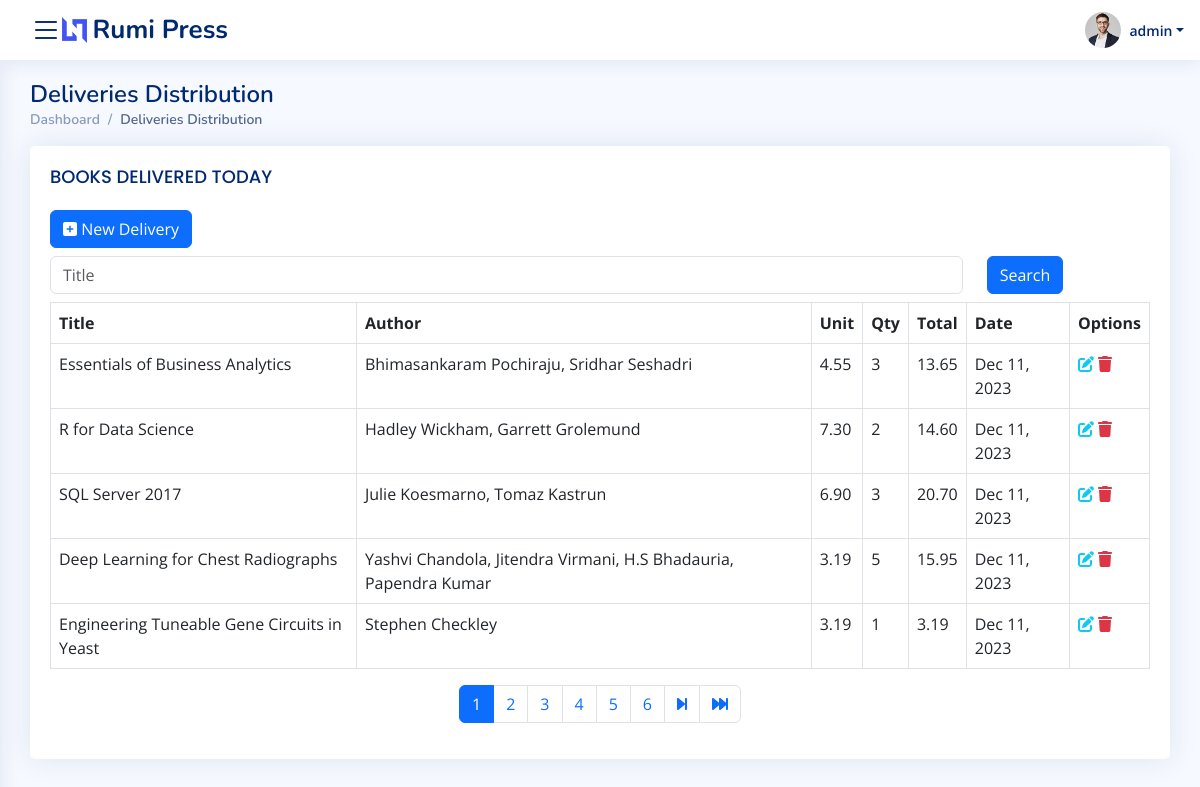
Page /delivery/ (signed in) on the committed database.
### tracker/models.py (models this page shows)
class Delivery(models.Model):
    book=models.ForeignKey(Books, on_delete=models.CASCADE)
    category=models.ForeignKey(Categories, on_delete=models.PROTECT)
    unit_price=models.DecimalField(max_digits=6, decimal_places=2)
    qty=models.IntegerField()
    total=models.DecimalField(max_digits=6, decimal_places=2)
    date=models.DateField()
    user=models.ForeignKey(User, on_delete=models.CASCADE, related_name="admin")
    active=models.BooleanField(default=True)

class Books(models.Model):
    book_code=models.IntegerField()
    title=models.CharField(max_length=255)
    subtitle=models.CharField(max_length=255, null=True)
    author=models.CharField(max_length=255)
    publishing_date=models.DateField()
    publisher=models.CharField(max_length=255)
    category=models.ForeignKey(Categories, on_delete=models.CASCADE)
    user=models.ForeignKey(User, on_delete=models.CASCADE, related_name='user_reg')
    date=models.DateField(auto_now=True)
    distribution_expense=models.DecimalField(max_digits=6, decimal_places=2)
    active=models.BooleanField(default=True)

### tracker/views.py (the view)
# urls.py: path('delivery/', views.DeliveryView, name='deliveries'),
@login_required
def DeliveryView(request):
    if request.method=="GET":
        today = date.today().strftime("%Y-%m-%d")
        page=request.GET.get('page',1)
        deliveries=Delivery.objects.filter(active=True, date=today).all().order_by('-date','-id')
        try:
            paginator=Paginator(deliveries,5)
            deliveries=paginator.page(page)
        except:
            raise Http404
        return render(request, 'deliveries/deliveries.html', {'entity':deliveries, 'paginator':paginator})
    else:
        deliveries=Delivery.objects.filter(active=True).all().order_by('-date','-id')
        return render(request, 'deliveries/deliveries.html', {'data':request.POST,'deliveries':deliveries})

### templates/deliveries/deliveries.html (shortened to what this page needs)
{% extends 'base.html' %}
{% block content %}
<main id="main" class="main">
    <div class="pagetitle">
      <h1>Deliveries Distribution</h1>
      <nav>
        <ol class="breadcrumb">
          <li class="breadcrumb-item"><a href="{% url  'index' %}">Dashboard</a></li>
          <li class="breadcrumb-item active">Deliveries Distribution</li>
        </ol>
      </nav>
    </div>
    <section class="section">
    <div class="row">
        <div class="col-lg-12">
          <div class="card">
            <div class="card-body" style="overflow-x: auto;">
              <h5 class="card-title">BOOKS DELIVERED TODAY</h5>
                <div class="mb-2">
                  <a href="{% url 'create_deliveries'%}" class="btn btn-primary">
                    <i class="fa fa-plus-square"></i> New Delivery
                </a>
                </div>
                <form method="post">
                  <div class="row">
                  <div class="col-10">
                    <input type="search" name="title" class="form-control" id="title" placeholder="Title" onkeypress='return validateKeypress(/[ a-zA-Z0-9ñÑáéíóúÁÉÍÓÚüÜ.!()+=&-]/g)'>
                  </div>
                  <div class="col-2">
                    <button class="btn btn-primary">Search</button>
                  </div>
                </div>
                </form>
              <table class="table table-hover table-bordered  table-responsive mt-2">
                  <thead>
                      <th>Title</th>
                      <th>Author</th>
                      <th>Unit</th>
                      <th>Qty</th>
                      <th>Total</th>
                      <th>Date</th>
                      <th>Options</th>
                  </thead>
                  <tbody>
                    {% for delivery in entity %}
                        <tr>
                            <td>{{delivery.book.title}}</td>
                            <td>{{delivery.book.author}}</td>
                            <td>{{delivery.unit_price}}</td>
                            <td>{{delivery.qty}}</td>
                            <td>{{delivery.total}}</td>
                            <td>{{delivery.date|date:'M d, Y'}}</td>
                            <td>
                                <a href="{% url 'update_deliveries' delivery.id %}" class="text-info">
                                    <i class="fa fa-pen-to-square"></i>
                                </a>
                                <form action="{% url 'remove_deliveries' delivery.id %}" method="post" class="d-inline-flex">
                                  <a href="javascript:void(0);" class="text-danger" onclick="this.parentNode.submit()">
                                    <i class="fa fa-trash"></i>
                                  </a>
                                </form>
                            </td>
                        </tr>
                    {% endfor %}
                  </tbody>
              </table>
              {% include 'paginator.html' %}
            </div>
          </div>
        </div>
    </div>
</main>
{% endblock %}

### templates/header.html (shortened to what this page needs)
{% load static%}
 <header id="header" class="header fixed-top d-flex align-items-center">
    <div class="d-flex align-items-center justify-content-between">
        <i class="bi bi-list toggle-sidebar-btn"></i>
      <a href="{% url 'index' %}" class="logo d-flex align-items-center">
        <img src="{% static 'img/logo.png' %}" alt="">
        <span class="d-none d-lg-block">Rumi Press</span>
      </a>
    </div>
    <nav class="header-nav ms-auto">
        <ul class="d-flex align-items-center">
            <li class="nav-item dropdown pe-3">
                <a class="nav-link nav-profile d-flex align-items-center pe-0" href="#" data-bs-toggle="dropdown">
                  <img src="{% static '/img/profile-img.jpg' %}" alt="Profile" class="rounded-circle">
                  <span class="d-none d-md-block dropdown-toggle ps-2">{{user.username}}</span>
                </a>
              </li>
        </ul>
    </nav>
</header>

### static/css/style.css (style rules this page uses)
:root { scroll-behavior: smooth; }
body { font-family: "Open Sans", sans-serif; background: #f6f9ff; color: #444444; }
a { color: #4154f1; text-decoration: none; }
h1, h2, h3, h4, h5, h6 { font-family: "Nunito", sans-serif; }
#main { margin-top: 60px; padding: 20px 30px; transition: all 0.3s; }
.pagetitle { margin-bottom: 10px; }
.pagetitle h1 { font-size: 24px; margin-bottom: 0; font-weight: 600; color: #012970; }
.card { margin-bottom: 30px; border: none; border-radius: 5px; box-shadow: 0px 0 30px rgba(1, 41, 112, 0.1); }
.card-title { padding: 20px 0 15px 0; font-size: 18px; font-weight: 500; color: #012970; font-family: "Poppins", sans-serif; }
.card-body { padding: 0 20px 20px 20px; }
.breadcrumb { font-size: 14px; font-family: "Nunito", sans-serif; color: #899bbd; font-weight: 600; }
.breadcrumb a { color: #899bbd; transition: 0.3s; }
.breadcrumb .breadcrumb-item::before { color: #899bbd; }
.breadcrumb .active { color: #51678f; font-weight: 600; }
.logo { line-height: 1; }
@media (min-width: 1200px) { .logo { width: 280px; } }
.logo img { max-height: 26px; margin-right: 6px; }
.logo span { font-size: 26px; font-weight: 700; color: #012970; font-family: "Nunito", sans-serif; }
.header { transition: all 0.5s; z-index: 997; height: 60px; box-shadow: 0px 2px 20px rgba(1, 41, 112, 0.1); background-color: #fff; padding-left: 20px; }
.header .toggle-sidebar-btn { font-size: 32px; padding-left: 10px; cursor: pointer; color: #012970; }
.header-nav ul { list-style: none; }
.header-nav>ul { margin: 0; padding: 0; }
.header-nav .nav-profile { color: #012970; }
.header-nav .nav-profile img { max-height: 36px; }
.header-nav .nav-profile span { font-size: 14px; font-weight: 600; }
@media (min-width: 1200px) { #main, #footer { margin-left: 300px; } }
@media (min-width: 1200px) { .toggle-sidebar #main, .toggle-sidebar #footer { margin-left: 0; } }

### rows in the picture
Delivery: book "R for Data Science", book.author "Hadley Wickham, Garrett Grolemund", unit_price "7.30", qty "2", total "14.60", date "Dec 11, 2023"
Delivery: book "SQL Server 2017", book.author "Julie Koesmarno, Tomaz Kastrun", unit_price "6.90", qty "3", total "20.70", date "Dec 11, 2023"
Delivery: book "Deep Learning for Chest Radiographs", book.author "Yashvi Chandola, Jitendra Virmani, H.S Bhadauria, Papendra Kumar", unit_price "3.19", qty "5", total "15.95", date "Dec 11, 2023"
Delivery: book "Engineering Tuneable Gene Circuits in Yeast", book.author "Stephen Checkley", unit_price "3.19", qty "1", total "3.19", date "Dec 11, 2023"

### other values in the picture
{{ user.username }} "admin"
{{ page }} "1" "2" "3" "4" "5" "6"
